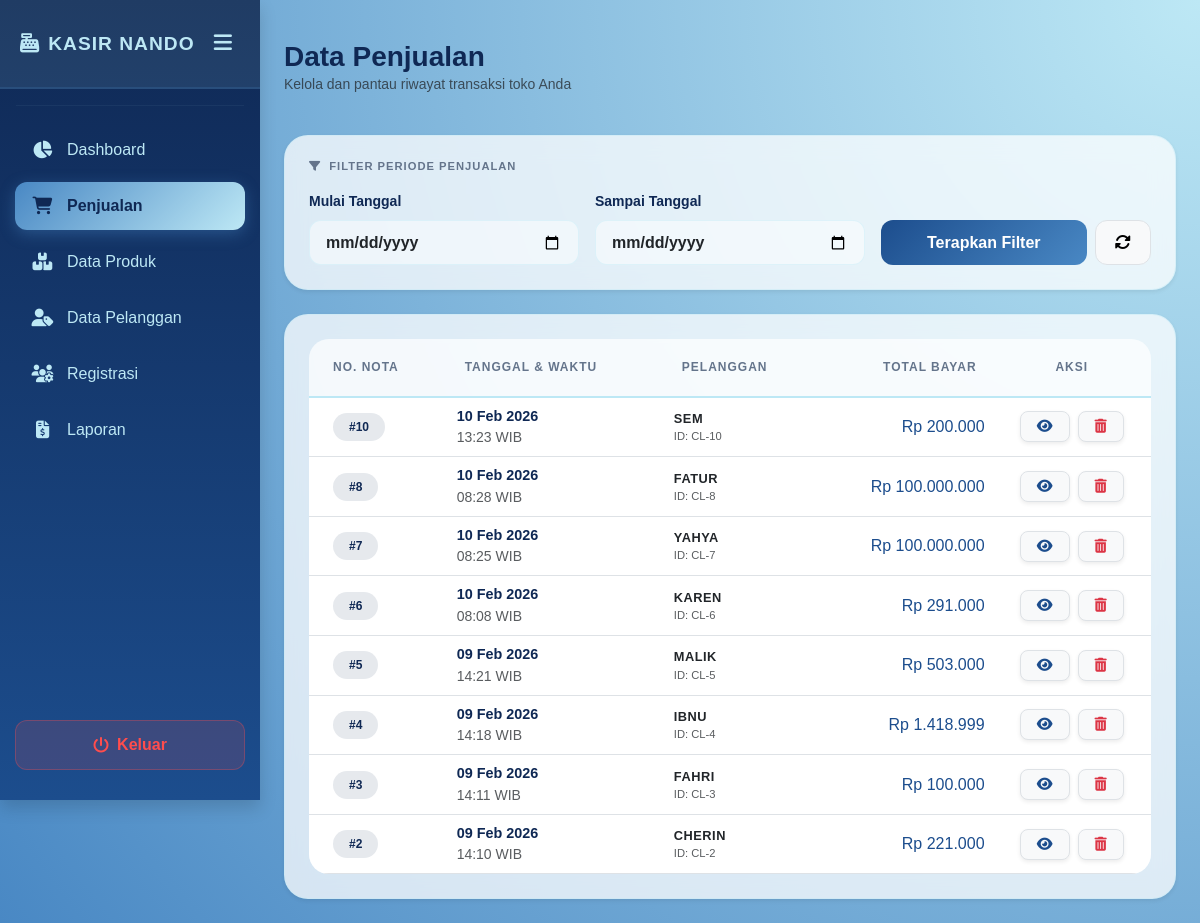
/admin/penjualan/index.php (signed in), run on the app's committed database.
### tables this page shows
CREATE TABLE `penjualan` (
  `PenjualanID` int(11) NOT NULL,
  `TanggalPenjualan` datetime NOT NULL DEFAULT current_timestamp(),
  `TotalHarga` decimal(10,2) NOT NULL,
  `PelangganID` int(11) NOT NULL
);

CREATE TABLE `pelanggan` (
  `PelangganID` int(11) NOT NULL,
  `NamaPelanggan` varchar(255) NOT NULL,
  `Alamat` text NOT NULL,
  `NomorTelepon` varchar(15) NOT NULL
);

### admin/penjualan/index.php (the view, shortened to what this page needs)
<?php
include '../../main/connect.php';
?>
<!DOCTYPE html>
<html lang="id">
<head>
    <link href="https://cdn.jsdelivr.net/npm/bootstrap@5.3.0/dist/css/bootstrap.min.css" rel="stylesheet">
    <link rel="stylesheet" href="https://cdnjs.cloudflare.com/ajax/libs/font-awesome/6.4.0/css/all.min.css">
</head>
<body>
<div class="d-flex">
    <div class="no-print">
        <?php include '../../template/sidebar.php'; ?>
    </div>
    <div class="container-fluid p-4">
        <header class="row mb-4 pt-3 no-print">
            <div class="col-12 d-flex justify-content-between align-items-center">
                <div>
                    <h3 class="fw-bold mb-0" style="color: var(--dark-color);">Data Penjualan</h3>
                    <p class="text-muted small">Kelola dan pantau riwayat transaksi toko Anda</p>
                </div>
            </div>
        </header>
        <div class="glass-card p-4 mb-4 no-print shadow-sm">
            <h6 class="fw-bold mb-3 text-uppercase" style="font-size: 0.7rem; letter-spacing: 1px; color: #64748b;">
                <i class="fas fa-filter me-2"></i>Filter Periode Penjualan
            </h6>
            <form method="GET" class="row g-3 align-items-end">
                <div class="col-md-4">
                    <label class="small fw-bold mb-2">Mulai Tanggal</label>
                    <input type="date" name="tgl_mulai" class="form-control form-control-custom" value="<?= $_GET['tgl_mulai'] ?? ''; ?>" required>
                </div>
                <div class="col-md-4">
                    <label class="small fw-bold mb-2">Sampai Tanggal</label>
                    <input type="date" name="tgl_selesai" class="form-control form-control-custom" value="<?= $_GET['tgl_selesai'] ?? ''; ?>" required>
                </div>
                <div class="col-md-4 d-flex gap-2">
                    <button type="submit" class="btn btn-primary btn-modern flex-grow-1" style="background: linear-gradient(135deg, var(--primary-color), var(--secondary-color)); border: none;">
                        Terapkan Filter
                    </button>
                    <a href="index.php" class="btn btn-light btn-modern border">
                        <i class="fas fa-sync-alt"></i>
                    </a>
                </div>
            </form>
        </div>
        <div class="glass-card shadow-sm">
            <?php
            $tgl_mulai = $_GET['tgl_mulai'] ?? '';
            $tgl_selesai = $_GET['tgl_selesai'] ?? '';
            if ($tgl_mulai != '' && $tgl_selesai != '') {
                $query_str = "SELECT * FROM penjualan
                              JOIN pelanggan ON penjualan.PelangganID = pelanggan.PelangganID
                              WHERE TanggalPenjualan BETWEEN '$tgl_mulai 00:00:00' AND '$tgl_selesai 23:59:59'
                              ORDER BY PenjualanID DESC";
                echo "<div class='p-4 pb-0 no-print'>
                        <div class='alert border-0 rounded-4 small fw-bold mb-0' style='background-color: rgba(28, 77, 141, 0.1); color: var(--primary-color);'>
                            <i class='fas fa-calendar-check me-2'></i>Laporan Penjualan: $tgl_mulai s/d $tgl_selesai
                        </div>
                      </div>";
            } else {
                $query_str = "SELECT * FROM penjualan
                              JOIN pelanggan ON penjualan.PelangganID = pelanggan.PelangganID
                              ORDER BY PenjualanID DESC";
            }
            $sql = mysqli_query($conn, $query_str);
            ?>
            <div class="p-4">
                <div class="table-glass-container">
                    <table class="table table-hover align-middle mb-0">
                        <thead>
                            <tr>
                                <th class="ps-4">No. Nota</th>
                                <th>Tanggal & Waktu</th>
                                <th>Pelanggan</th>
                                <th class="text-end">Total Bayar</th>
                                <th class="text-center no-print">Aksi</th>
                            </tr>
                        </thead>
                        <tbody>
                            <?php
                            while($d = mysqli_fetch_array($sql)){
                            ?>
                            <tr>
                                <td class="ps-4">
                                    <span class="badge rounded-pill px-3 py-2 fw-bold" style="background-color: rgba(15, 40, 84, 0.1); color: var(--dark-color);">
                                        #<?= $d['PenjualanID']; ?>
                                    </span>
                                </td>
                                <td>
                                    <div class="fw-bold" style="font-size: 0.9rem; color: var(--dark-color);"><?= date('d M Y', strtotime($d['TanggalPenjualan'])); ?></div>
                                    <div class="text-muted small"><?= date('H:i', strtotime($d['TanggalPenjualan'])); ?> WIB</div>
                                </td>
                                <td>
                                    <div class="fw-bold text-uppercase" style="font-size: 0.8rem; letter-spacing: 0.5px;"><?= $d['NamaPelanggan']; ?></div>
                                    <div class="text-muted" style="font-size: 0.7rem;">ID: CL-<?= $d['PelangganID']; ?></div>
                                </td>
                                <td class="text-end fw-extrabold text-primary-custom">
                                    Rp <?= number_format($d['TotalHarga'], 0, ',', '.'); ?>
                                </td>
                                <td class="text-center no-print">
                                    <div class="d-flex justify-content-center gap-2">
                                        <a href="detail.php?id=<?= $d['PenjualanID']; ?>" class="btn btn-sm btn-light border rounded-3 shadow-sm px-3">
                                            <i class="fas fa-eye text-primary-custom"></i>
                                        </a>
                                        <a href="hapus.php?id=<?= $d['PenjualanID']; ?>" class="btn btn-sm btn-light border rounded-3 shadow-sm px-3"
                                           onclick="return confirm('Yakin ingin menghapus?')">
                                            <i class="fas fa-trash-alt text-danger"></i>
                                        </a>
                                    </div>
                                </td>
                            </tr>
                            <?php } ?>
                        </tbody>
                    </table>
                </div>
            </div>
        </div>
    </div>
</div>
</body>
</html>

### admin/penjualan/index.php (style rules this page uses)
:root { --glass-bg: rgba(255, 255, 255, 0.75); --glass-border: rgba(189, 232, 245, 0.4); --primary-color: #1C4D8D; --secondary-color: #4988C4; --accent-color: #BDE8F5; --dark-color: #0F2854; }
body { background: radial-gradient(circle at top right, var(--accent-color), var(--secondary-color)), linear-gradient(135deg, #BDE8F5 0%, #4988C4 100%); min-height: 100vh; color: var(--dark-color); font-family: 'Plus Jakarta Sans', sans-serif; position: relative; }
body::before { content: ""; position: absolute; top: 0; left: 0; width: 100%; height: 100%; background-image: radial-gradient(var(--secondary-color) 0.5px, transparent 0.5px); background-size: 24px 24px; opacity: 0.1; z-index: -1; }
.glass-card { background: var(--glass-bg); backdrop-filter: blur(12px); -webkit-backdrop-filter: blur(12px); border: 1px solid var(--glass-border); border-radius: 24px; box-shadow: 0 10px 30px rgba(15, 40, 84, 0.06); }
.table-glass-container { background: rgba(255, 255, 255, 0.5); border-radius: 20px; overflow: hidden; }
.table thead th { font-size: 0.75rem; text-transform: uppercase; letter-spacing: 1px; font-weight: 700; color: #64748b; background: rgba(255,255,255,0.4); border-bottom: 2px solid var(--accent-color); padding: 1.2rem 1rem; }
.form-control-custom { background: rgba(255, 255, 255, 0.5); border: 1px solid var(--glass-border); border-radius: 12px; padding: 0.6rem 1rem; font-weight: 600; }
.btn-modern { border-radius: 12px; padding: 0.6rem 1.2rem; font-weight: 700; transition: all 0.3s; }
.text-primary-custom { color: var(--primary-color) !important; }

### data on the page
penjualan: PenjualanID "10", TanggalPenjualan "10 Feb 2026", TanggalPenjualan "13:23", PelangganID.NamaPelanggan "SEM", PelangganID.PelangganID "10", TotalHarga "200.000"
penjualan: PenjualanID "8", TanggalPenjualan "10 Feb 2026", TanggalPenjualan "08:28", PelangganID.NamaPelanggan "FATUR", PelangganID.PelangganID "8", TotalHarga "100.000.000"
penjualan: PenjualanID "7", TanggalPenjualan "10 Feb 2026", TanggalPenjualan "08:25", PelangganID.NamaPelanggan "YAHYA", PelangganID.PelangganID "7", TotalHarga "100.000.000"
penjualan: PenjualanID "6", TanggalPenjualan "10 Feb 2026", TanggalPenjualan "08:08", PelangganID.NamaPelanggan "KAREN", PelangganID.PelangganID "6", TotalHarga "291.000"
penjualan: PenjualanID "5", TanggalPenjualan "09 Feb 2026", TanggalPenjualan "14:21", PelangganID.NamaPelanggan "MALIK", PelangganID.PelangganID "5", TotalHarga "503.000"
penjualan: PenjualanID "4", TanggalPenjualan "09 Feb 2026", TanggalPenjualan "14:18", PelangganID.NamaPelanggan "IBNU", PelangganID.PelangganID "4", TotalHarga "1.418.999"
penjualan: PenjualanID "3", TanggalPenjualan "09 Feb 2026", TanggalPenjualan "14:11", PelangganID.NamaPelanggan "FAHRI", PelangganID.PelangganID "3", TotalHarga "100.000"
penjualan: PenjualanID "2", TanggalPenjualan "09 Feb 2026", TanggalPenjualan "14:10", PelangganID.NamaPelanggan "CHERIN", PelangganID.PelangganID "2", TotalHarga "221.000"
